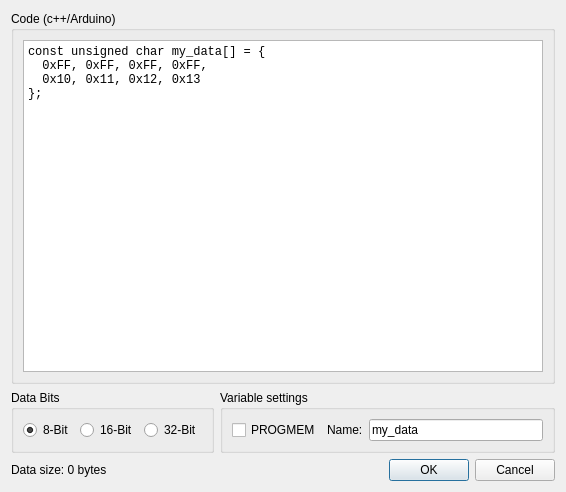
<?xml version="1.0" encoding="UTF-8"?>
<ui version="4.0">
 <class>CodeSelectDialog</class>
 <widget class="QDialog" name="CodeSelectDialog">
  <property name="geometry">
   <rect>
    <x>0</x>
    <y>0</y>
    <width>566</width>
    <height>492</height>
   </rect>
  </property>
  <property name="windowTitle">
   <string>Dialog</string>
  </property>
  <layout class="QVBoxLayout" name="verticalLayout">
   <item>
    <widget class="QGroupBox" name="codeBox">
     <property name="title">
      <string>Code (c++/Arduino)</string>
     </property>
     <layout class="QHBoxLayout" name="horizontalLayout_4">
      <item>
       <widget class="QPlainTextEdit" name="codeEdit">
        <property name="font">
         <font>
          <family>Consolas</family>
         </font>
        </property>
        <property name="plainText">
         <string>const unsigned char my_data[] = {
  0xFF, 0xFF, 0xFF, 0xFF, 
  0x10, 0x11, 0x12, 0x13
};</string>
        </property>
       </widget>
      </item>
     </layout>
    </widget>
   </item>
   <item>
    <layout class="QHBoxLayout" name="horizontalLayout">
     <item>
      <widget class="QGroupBox" name="bitBox">
       <property name="title">
        <string>Data Bits</string>
       </property>
       <layout class="QHBoxLayout" name="horizontalLayout_2">
        <item>
         <widget class="QRadioButton" name="bitsbtn8">
          <property name="text">
           <string>8-Bit</string>
          </property>
          <property name="checked">
           <bool>true</bool>
          </property>
         </widget>
        </item>
        <item>
         <widget class="QRadioButton" name="bitsbtn16">
          <property name="text">
           <string>16-Bit</string>
          </property>
         </widget>
        </item>
        <item>
         <widget class="QRadioButton" name="bitsbtn32">
          <property name="text">
           <string>32-Bit</string>
          </property>
         </widget>
        </item>
       </layout>
      </widget>
     </item>
     <item>
      <widget class="QGroupBox" name="varBox">
       <property name="title">
        <string>Variable settings</string>
       </property>
       <layout class="QHBoxLayout" name="horizontalLayout_3">
        <item>
         <widget class="QCheckBox" name="progmemCheck">
          <property name="text">
           <string>PROGMEM</string>
          </property>
         </widget>
        </item>
        <item>
         <widget class="QLabel" name="label">
          <property name="text">
           <string>Name:</string>
          </property>
         </widget>
        </item>
        <item>
         <widget class="QLineEdit" name="varnameText">
          <property name="text">
           <string>my_data</string>
          </property>
         </widget>
        </item>
       </layout>
      </widget>
     </item>
    </layout>
   </item>
   <item>
    <layout class="QHBoxLayout" name="horizontalLayout_5">
     <item>
      <widget class="QLabel" name="datasizeLbl">
       <property name="text">
        <string>Data size: 0 bytes</string>
       </property>
      </widget>
     </item>
     <item>
      <widget class="QDialogButtonBox" name="buttonBox">
       <property name="orientation">
        <enum>Qt::Horizontal</enum>
       </property>
       <property name="standardButtons">
        <set>QDialogButtonBox::Cancel|QDialogButtonBox::Ok</set>
       </property>
      </widget>
     </item>
    </layout>
   </item>
  </layout>
 </widget>
 <resources/>
 <connections>
  <connection>
   <sender>buttonBox</sender>
   <signal>accepted()</signal>
   <receiver>CodeSelectDialog</receiver>
   <slot>accept()</slot>
   <hints>
    <hint type="sourcelabel">
     <x>248</x>
     <y>254</y>
    </hint>
    <hint type="destinationlabel">
     <x>157</x>
     <y>274</y>
    </hint>
   </hints>
  </connection>
  <connection>
   <sender>buttonBox</sender>
   <signal>rejected()</signal>
   <receiver>CodeSelectDialog</receiver>
   <slot>reject()</slot>
   <hints>
    <hint type="sourcelabel">
     <x>316</x>
     <y>260</y>
    </hint>
    <hint type="destinationlabel">
     <x>286</x>
     <y>274</y>
    </hint>
   </hints>
  </connection>
 </connections>
</ui>
